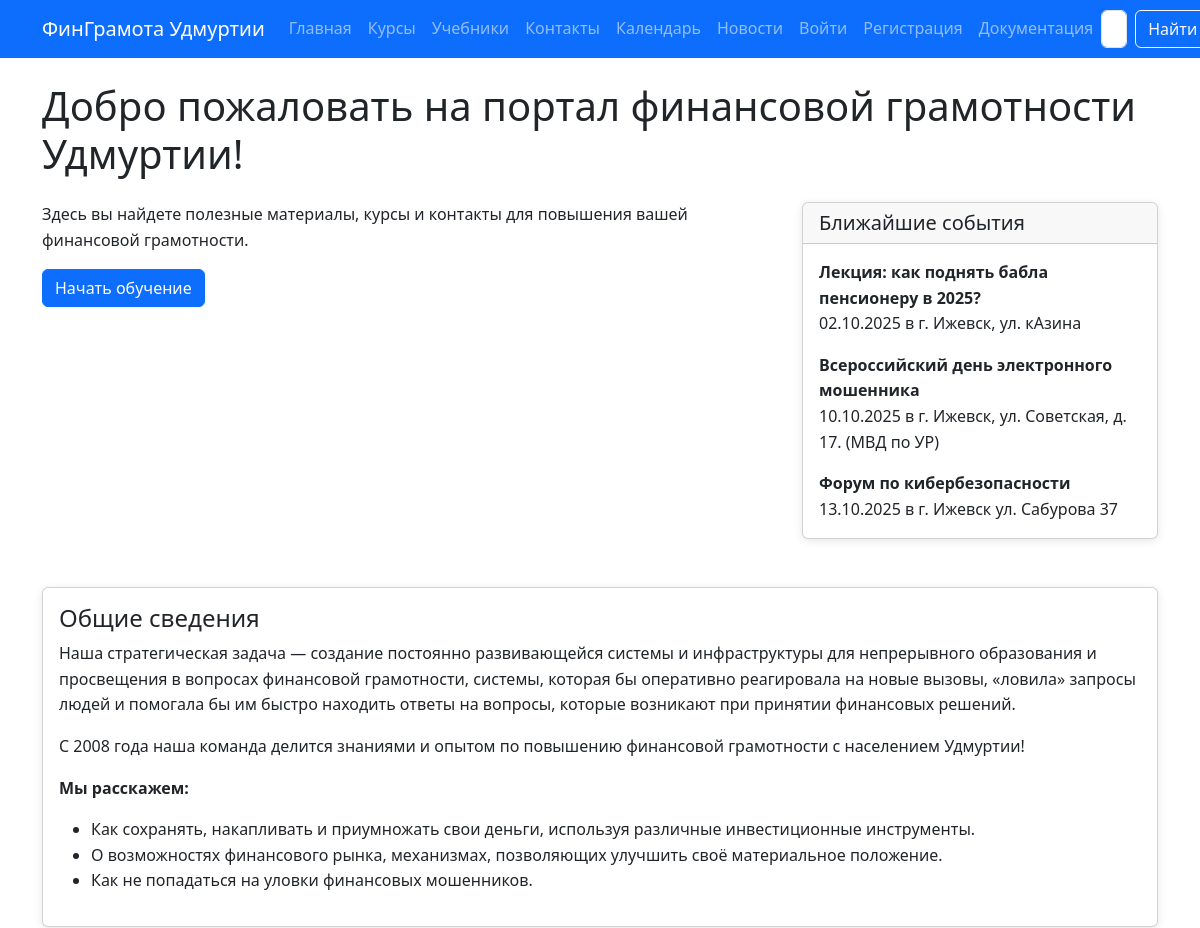
Before: / (upper part) with the older database file.
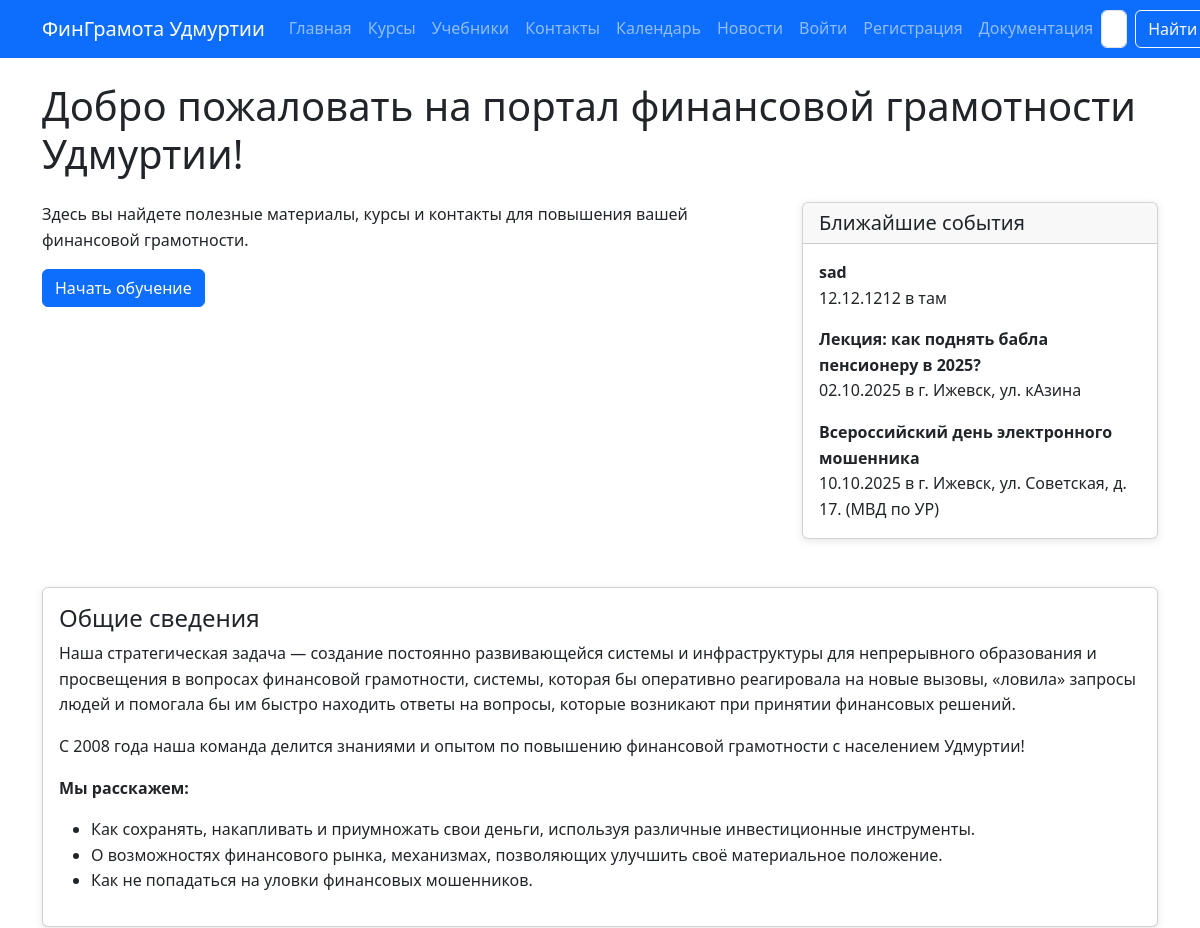
After: the same page with the newer database file.
### core/models.py (models this page shows, shortened)
class Event(models.Model):
    title = models.CharField(max_length=200)
    description = models.TextField()
    date = models.DateField()
    location = models.CharField(max_length=200)
    audience = models.CharField(max_length=50, choices=AUDIENCE_CHOICES, default='все')

### core/views.py (the view)
# urls.py: path('', views.home_view, name='home'),
def home_view(request):
    courses = Course.objects.all()[:6]
    upcoming_events = Event.objects.order_by('date')[:3]
    contacts = Contact.objects.exclude(latitude__isnull=True).exclude(longitude__isnull=True)
    return render(request, 'core/home.html', {
        'courses': courses,
        'events': upcoming_events,
        'contacts': contacts,
    })

### templates/core/home.html (shortened to what this page needs)
{% extends 'base.html' %}
{% block content %}
<h1 class="mb-4">Добро пожаловать на портал финансовой грамотности Удмуртии!</h1>
<div class="row mb-5">
  <div class="col-lg-8 mb-4 mb-lg-0">
    <p>Здесь вы найдете полезные материалы, курсы и контакты для повышения вашей финансовой грамотности.</p>
    <a href="{% url 'courses:list' %}" class="btn btn-primary">Начать обучение</a>
  </div>
  <div class="col-lg-4">
    <div class="card h-100">
      <div class="card-header">
        <h5 class="mb-0">Ближайшие события</h5>
      </div>
      <div class="card-body">
        {% for event in events %}
          <p class="card-text"><strong>{{ event.title }}</strong><br>{{ event.date|date:"d.m.Y" }} в {{ event.location }}</p>
        {% empty %}
          <p class="text-muted">События пока не запланированы.</p>
        {% endfor %}
      </div>
    </div>
  </div>
</div>
<div class="card mb-5">
  <div class="card-body">
    <h4 class="card-title">Общие сведения</h4>
    <p>
      Наша стратегическая задача — создание постоянно развивающейся системы и инфраструктуры для непрерывного образования и просвещения в вопросах финансовой грамотности, системы, которая бы оперативно реагировала на новые вызовы, «ловила» запросы людей и помогала бы им быстро находить ответы на вопросы, которые возникают при принятии финансовых решений.
    </p>
    <p>
      С 2008 года наша команда делится знаниями и опытом по повышению финансовой грамотности с населением Удмуртии!
    </p>
    <p><strong>Мы расскажем:</strong></p>
    <ul>
      <li>Как сохранять, накапливать и приумножать свои деньги, используя различные инвестиционные инструменты.</li>
      <li>О возможностях финансового рынка, механизмах, позволяющих улучшить своё материальное положение.</li>
      <li>Как не попадаться на уловки финансовых мошенников.</li>
    </ul>
  </div>
</div>
{% endblock %}

Changed rows visible on the page:
no longer on this page (row edited): Event: title "Форум по кибербезопасности", date "13.10.2025", location "г. Ижевск ул. Сабурова 37"
added Event: title "sad", date "12.12.1212", location "там"
